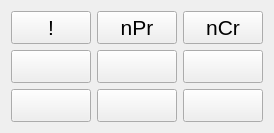
               <widget class="QWidget" name="page_12">
                <layout class="QVBoxLayout" name="verticalLayout_14">
                 <item>
                  <layout class="QGridLayout" name="gridLayout_6">
                   <item row="1" column="1">
                    <widget class="QPushButton" name="pushButton_65">
                     <property name="sizePolicy">
                      <sizepolicy hsizetype="Minimum" vsizetype="Expanding">
                       <horstretch>0</horstretch>
                       <verstretch>0</verstretch>
                      </sizepolicy>
                     </property>
                     <property name="font">
                      <font>
                       <pointsize>16</pointsize>
                      </font>
                     </property>
                     <property name="text">
                      <string> </string>
                     </property>
                    </widget>
                   </item>
                   <item row="4" column="0">
                    <widget class="QPushButton" name="pushButton_66">
                     <property name="sizePolicy">
                      <sizepolicy hsizetype="Minimum" vsizetype="Expanding">
                       <horstretch>0</horstretch>
                       <verstretch>0</verstretch>
                      </sizepolicy>
                     </property>
                     <property name="font">
                      <font>
                       <pointsize>16</pointsize>
                      </font>
                     </property>
                     <property name="text">
                      <string> </string>
                     </property>
                    </widget>
                   </item>
                   <item row="1" column="2">
                    <widget class="QPushButton" name="pushButton_69">
                     <property name="sizePolicy">
                      <sizepolicy hsizetype="Minimum" vsizetype="Expanding">
                       <horstretch>0</horstretch>
                       <verstretch>0</verstretch>
                      </sizepolicy>
                     </property>
                     <property name="font">
                      <font>
                       <pointsize>16</pointsize>
                      </font>
                     </property>
                     <property name="text">
                      <string> </string>
                     </property>
                    </widget>
                   </item>
                   <item row="4" column="2">
                    <widget class="QPushButton" name="pushButton_70">
                     <property name="sizePolicy">
                      <sizepolicy hsizetype="Minimum" vsizetype="Expanding">
                       <horstretch>0</horstretch>
                       <verstretch>0</verstretch>
                      </sizepolicy>
                     </property>
                     <property name="font">
                      <font>
                       <pointsize>16</pointsize>
                      </font>
                     </property>
                     <property name="text">
                      <string> </string>
                     </property>
                    </widget>
                   </item>
                   <item row="0" column="0">
                    <widget class="QPushButton" name="factorial">
                     <property name="sizePolicy">
                      <sizepolicy hsizetype="Minimum" vsizetype="Expanding">
                       <horstretch>0</horstretch>
                       <verstretch>0</verstretch>
                      </sizepolicy>
                     </property>
                     <property name="font">
                      <font>
                       <pointsize>16</pointsize>
                      </font>
                     </property>
                     <property name="text">
                      <string>!</string>
                     </property>
                    </widget>
                   </item>
                   <item row="1" column="0">
                    <widget class="QPushButton" name="pushButton_63">
                     <property name="sizePolicy">
                      <sizepolicy hsizetype="Minimum" vsizetype="Expanding">
                       <horstretch>0</horstretch>
                       <verstretch>0</verstretch>
                      </sizepolicy>
                     </property>
                     <property name="font">
                      <font>
                       <pointsize>16</pointsize>
                      </font>
                     </property>
                     <property name="text">
                      <string> </string>
                     </property>
                    </widget>
                   </item>
                   <item row="4" column="1">
                    <widget class="QPushButton" name="pushButton_67">
                     <property name="sizePolicy">
                      <sizepolicy hsizetype="Minimum" vsizetype="Expanding">
                       <horstretch>0</horstretch>
                       <verstretch>0</verstretch>
                      </sizepolicy>
                     </property>
                     <property name="font">
                      <font>
                       <pointsize>16</pointsize>
                      </font>
                     </property>
                     <property name="text">
                      <string> </string>
                     </property>
                    </widget>
                   </item>
                   <item row="0" column="2">
                    <widget class="QPushButton" name="pushButton_combination">
                     <property name="sizePolicy">
                      <sizepolicy hsizetype="Minimum" vsizetype="Expanding">
                       <horstretch>0</horstretch>
                       <verstretch>0</verstretch>
                      </sizepolicy>
                     </property>
                     <property name="font">
                      <font>
                       <pointsize>16</pointsize>
                      </font>
                     </property>
                     <property name="text">
                      <string>nCr</string>
                     </property>
                    </widget>
                   </item>
                   <item row="0" column="1">
                    <widget class="QPushButton" name="pushButton_permutation">
                     <property name="sizePolicy">
                      <sizepolicy hsizetype="Minimum" vsizetype="Expanding">
                       <horstretch>0</horstretch>
                       <verstretch>0</verstretch>
                      </sizepolicy>
                     </property>
                     <property name="font">
                      <font>
                       <pointsize>16</pointsize>
                      </font>
                     </property>
                     <property name="text">
                      <string>nPr</string>
                     </property>
                    </widget>
                   </item>
                  </layout>
                 </item>
                </layout>
               </widget>
